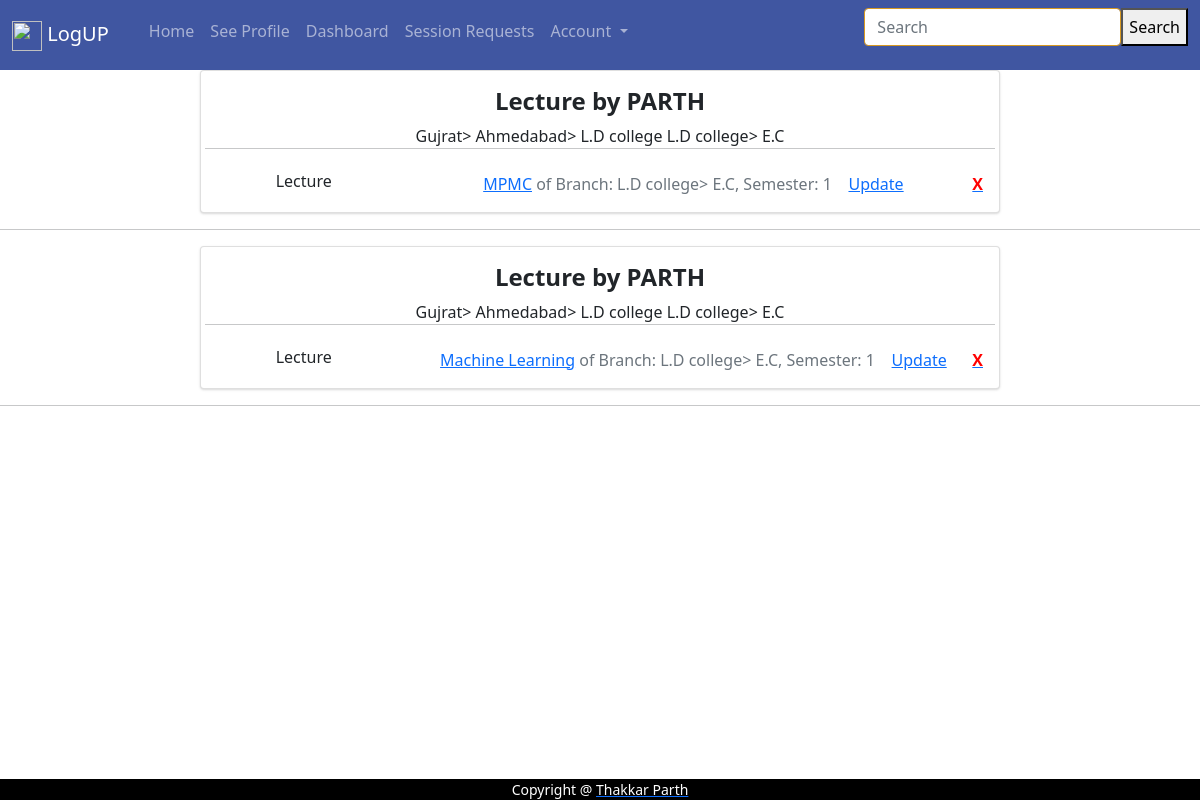
The page /teacher/lectures/ (signed in) on the database its author committed.
### recognizer/models.py (models this page shows, shortened)
class LectrueModel(models.Model):
    SEMESTER_CHOICES = (
        ('1', '1st Semester'),
        ('2', '2nd Semester'),
        ('3', '3rd Semester'),
        ('4', '4th Semester'),
        ('5', '5th Semester'),
        ('6', '6th Semester'),
    )
    lecture_name = models.CharField(max_length=100)
    teacher = models.ForeignKey(UserProfile, related_name='lectures', on_delete=models.CASCADE, null=True, blank=True)
    semester = models.CharField(choices=SEMESTER_CHOICES, default='1', max_length=1)
    district = models.ForeignKey(DistrictCollege, on_delete=models.CASCADE, null=True, blank=True)
    city = models.ForeignKey(CityCollegeModel, on_delete=models.CASCADE, null=True, blank=True)
    college = models.ForeignKey(CollegeModel, on_delete=models.CASCADE, null=True, blank=True)
    branch = models.ForeignKey(CollegeBranchModel, on_delete=models.CASCADE, null=True, blank=True)
    requested_user = models.ManyToManyField(UserProfile, related_name='requested_lectures', blank=True)
    accepted_user = models.ManyToManyField(UserProfile, related_name='accepted_lectures', blank=True)
    code = models.CharField(max_length=100, null=True, blank=True)
    time_to_expire_session = models.IntegerField(default=5) # In Minutes
    allow_recognize = models.BooleanField(default=False)
    class Meta():
        unique_together = ('teacher', 'lecture_name')
    @property
    def get_delete_url(self):
        return reverse("teacher:lec-delete", kwargs={"pk": self.pk})

class UserProfile(models.Model):
    GENDER_CHOICES = (
        ('M','MALE'),
        ('F','FEMALE'),
        ('O', 'OTHER'),
    )
    SEMESTER_CHOICES = (
        ('1', '1st Semester'),
        ('2', '2nd Semester'),
        ('3', '3rd Semester'),
        ('4', '4th Semester'),
        ('5', '5th Semester'),
        ('6', '6th Semester'),
        ('7', "7th Semester"),
        ('8', "8th Semester"),
    )
    user = models.OneToOneField(settings.AUTH_USER_MODEL, on_delete=models.CASCADE, related_name='user_profile')
    unique_id = models.CharField(null=True, blank=True, max_length=120)
    image = models.ImageField(upload_to=user_image_path, null=True, blank=True, max_length=500)
    about = models.CharField(max_length=30, null=True, blank=True)
    gender = models.CharField(choices=GENDER_CHOICES, max_length=2)
    district = models.ForeignKey(DistrictCollege, on_delete=models.CASCADE, null=True, blank=True)
    city = models.ForeignKey(CityCollegeModel, on_delete=models.CASCADE, null=True, blank=True)
    college = models.ForeignKey(CollegeModel, on_delete=models.CASCADE, null=True, blank=True)
    branch = models.ForeignKey(CollegeBranchModel, on_delete=models.CASCADE, null=True, blank=True)
    company = models.CharField(max_length=100,null=True, blank=True)
    semester = models.CharField(choices=SEMESTER_CHOICES, max_length=3, default='1')
    enrollment_number = models.BigIntegerField(null=True, blank=True)
    birth_date = models.DateField(null=True, blank=True)
    phone_number = models.BigIntegerField(null=True, blank=True)
    website = models.URLField(null=True, blank=True)
    github_username = models.CharField(max_length=100, null=True, blank=True)
    twitter_handle = models.CharField(max_length=100, null=True, blank=True)
    instagram_username = models.CharField(max_length=100, null=True, blank=True)
    facebook_username = models.CharField(max_length=100, null=True, blank=True)
    login_proceed = models.BooleanField(default=False)
    ip_address1 = models.CharField(max_length=100, null=True, blank=True)
    ip_address2 = models.CharField(max_length=100, null=True, blank=True)
    accept_with_request = models.BooleanField(default=False)

### customuser/models.py (models this page shows)
class CustomUser(AbstractUser):
    is_teacher = models.BooleanField(default=False)
    is_updated = models.BooleanField(default=False)
    enrollment_number = models.IntegerField(default=100)
    objects = CustomUserManager()

### teacher/models.py (models this page shows, shortened)
class CollegeModel(models.Model):
    city = models.ForeignKey(CityCollegeModel, on_delete=models.CASCADE, null=True, blank=True, related_name="colleges")
    college_name = models.CharField(max_length=50, null=True, blank=True)
    def __str__(self):
        return self.city.district.district_name + "> " + self.city.city_name + "> " + self.college_name

class CityCollegeModel(models.Model):
    district = models.ForeignKey(DistrictCollege, on_delete=models.CASCADE, null=True, blank=True, related_name="cities")
    city_name = models.CharField(max_length=50, null=True, blank=True)

class DistrictCollege(models.Model):
    district_name = models.CharField(max_length=50, null=True, blank=True)

class CollegeBranchModel(models.Model):
    college = models.ForeignKey(CollegeModel, on_delete=models.CASCADE, null=True, blank=True, related_name="branches")
    branch_name = models.CharField(max_length=50, null=True, blank=True)
    def __str__(self):
        return self.college.college_name + "> " + self.branch_name

### teacher/views.py (the view)
# urls.py: path('lectures/', lecture_list_view, name='lec'),
def lecture_list_view(request):
    context = {}
    try:
        user = request.user
        teacher = UserProfile.objects.select_related(
            "user", "college", "branch").prefetch_related("lectures").get(user=user)
        teacher = user.user_profile
        context['teacher'] = teacher if user.is_teacher else None
        context['user_profile'] = teacher
        if user.is_teacher:
            lectures = teacher.lectures.all()
            context['objects'] = lectures
    except Exception as e:
        print(e)
        return redirect('recognizer:logout-cnf')
    return render(request, 'teacher/lectures.html', context=context)

### customuser/models.py (called while the page is built)
    def get(self, *args, **kwargs):
        return super().select_related("user_profile").select_related("user_profile__college").get(*args, **kwargs)

### recognizer/templatetags/temtag.py (called while the page is built)
@register.simple_tag
def current_pk(request):
    try:
        return  request.user.user_profile.pk
    except:
        return None

### teacher/templates/teacher/lectures.html (shortened to what this page needs)
{% extends 'base.html' %}
{% block body_block %}
{% for object in objects %}
<center>
<div class="col-md-8">
    <div class="card mb-3">
      <div class="card-body">
        <div class="row">
          <br>
          <center>
              <b><h4> Lecture by {{ object.teacher.user.username | upper }}</b></h4>
              {{ teacher.college }}
              {{ teacher.branch }}
              </center>
              <br>
          <hr>
          <br>
          <div class="col-sm-3">
            <h6 class="mb-0">Lecture</h6>
          </div>
          <div class="col-sm-9 text-secondary">
            <a href="{% url "teacher:lec-detail" pk=object.pk %}">{{ object.lecture_name }}</a> of Branch: {{ object.branch }}, Semester: {{ object.semester }} </a> &nbsp&nbsp
            <a "padding-left:30px;" href="{% url 'teacher:lec-update' pk=object.pk %}">Update</a>
            <a style="float:right;" href={{ object.get_delete_url }}><b><font color='red'> X </font></b></a>
          </div>
        </div>
    </div>
</div>
</div>
        <hr>
{% endfor %}
{% endblock %}

### templates/base.html (shortened to what this page needs)
{% load static %} {% load temtag %} {% current_pk request as bpk %}
<!DOCTYPE html>
<html lang="en">
  <head>
    <link rel="stylesheet" href="{% static 'css/profile.css' %}" />
    <link
      href="https://cdn.jsdelivr.net/npm/bootstrap@5.0.2/dist/css/bootstrap.min.css"
      rel="stylesheet"
    />
  </head>
  <body>
    {% include 'snippets/navbar.html' with upk=bpk %}
    {% block body_block %} {% endblock %}
  </body>
  <footer class="footer text-center sticky-footer">
    <div class="container">
      <small class="copyright"
        >Copyright @
        <a class="no-blue" href="https://parththakkar.studio/"
          ><font color="white">Thakkar Parth </font></a
        ></small
      >
    </div>
  </footer>
</html>

### templates/snippets/navbar.html (shortened to what this page needs)
{% load static %}
<nav class="navbar sticky-top fixed-top navbar-expand-lg navbar-dark" style="background-color:#4056a1;color:black">
  <div class="container-fluid">
  <a class="navbar-brand" href="{% url 'recognizer:home' %}">
  <img src="{% static 'images/favicon.png' %%}" width="30" height="30" class="d-inline-block align-center" alt="">
   <span class="navbar-brand mb-0 h1" style="color:#white;">LogUP</span></a>
  <div class="collapse navbar-collapse" id="navbarSupportedContent">
    <ul class="navbar-nav me-auto mb-2 mb-lg-">
      <li class="nav-item active">
        <a class="nav-link" href="{% url 'recognizer:home' %}">Home </a>
      </li>
      <li class="nav-item active">
        {% if upk %}
          <a class="nav-link" href="{% url 'recognizer:profile' pk=upk %}">See Profile</a>
        {% endif %}
      </li>
      {% if request.user.is_teacher %}
        <li class="nav-item active">
          <a class="nav-link" href="{% url 'teacher:dashboard' %}">Dashboard</a>
        </li>
        <li class="nav-item active">
          <a class="nav-link" href="{% url 'teacher:session-requests' %}">Session Requests</a>
        </li>
      {% endif %}
      <li class="nav-item dropdown">
        <a class="nav-link dropdown-toggle" href="#" id="navbarDropdown" role="button" data-bs-toggle="dropdown" aria-expanded="false">
          Account
        </a>
      </li>
    </ul>
    <form class="d-flex" method='GET' action="{% url 'teacher:search-stud' %}">
      <input class="form-control" type="search" name='q' placeholder="Search" aria-label="Search" value='{{ request.GET.q }}' style="margin-left:2px;border-color:#d79922;color:#d79922;">
      <button class="mybutton smallbutton" type="submit" >Search</button>
    </form>
  </div>
</div>
</nav>

### static/css/profile.css (style rules this page uses)
.footer { position: fixed; left: 0; bottom: 0; width: 100%; background-color: black; color: white; text-align: center; }
body { margin-top: 20px; color: #1a202c; text-align: left; background-color: #e2e8f0; }
.card { box-shadow: 0 1px 3px 0 rgba(0, 0, 0, .1), 0 1px 2px 0 rgba(0, 0, 0, .06); }
.card { position: relative; display: flex; flex-direction: column; min-width: 0; word-wrap: break-word; background-color: #fff; background-clip: border-box; border: 0 solid rgba(0, 0, 0, .125); border-radius: .25rem; }
.card-body { flex: 1 1 auto; min-height: 1px; padding: 1rem; }
.mb-3, .my-3 { margin-bottom: 1rem!important; }

### rows shown on the page
LectrueModel: teacher.user.username "PARTH", lecture_name "MPMC", branch "L.D college> E.C", semester "1"
UserProfile: college "Gujrat> Ahmedabad> L.D college", branch "L.D college> E.C"
LectrueModel: teacher.user.username "PARTH", lecture_name "Machine Learning", branch "L.D college> E.C", semester "1"
